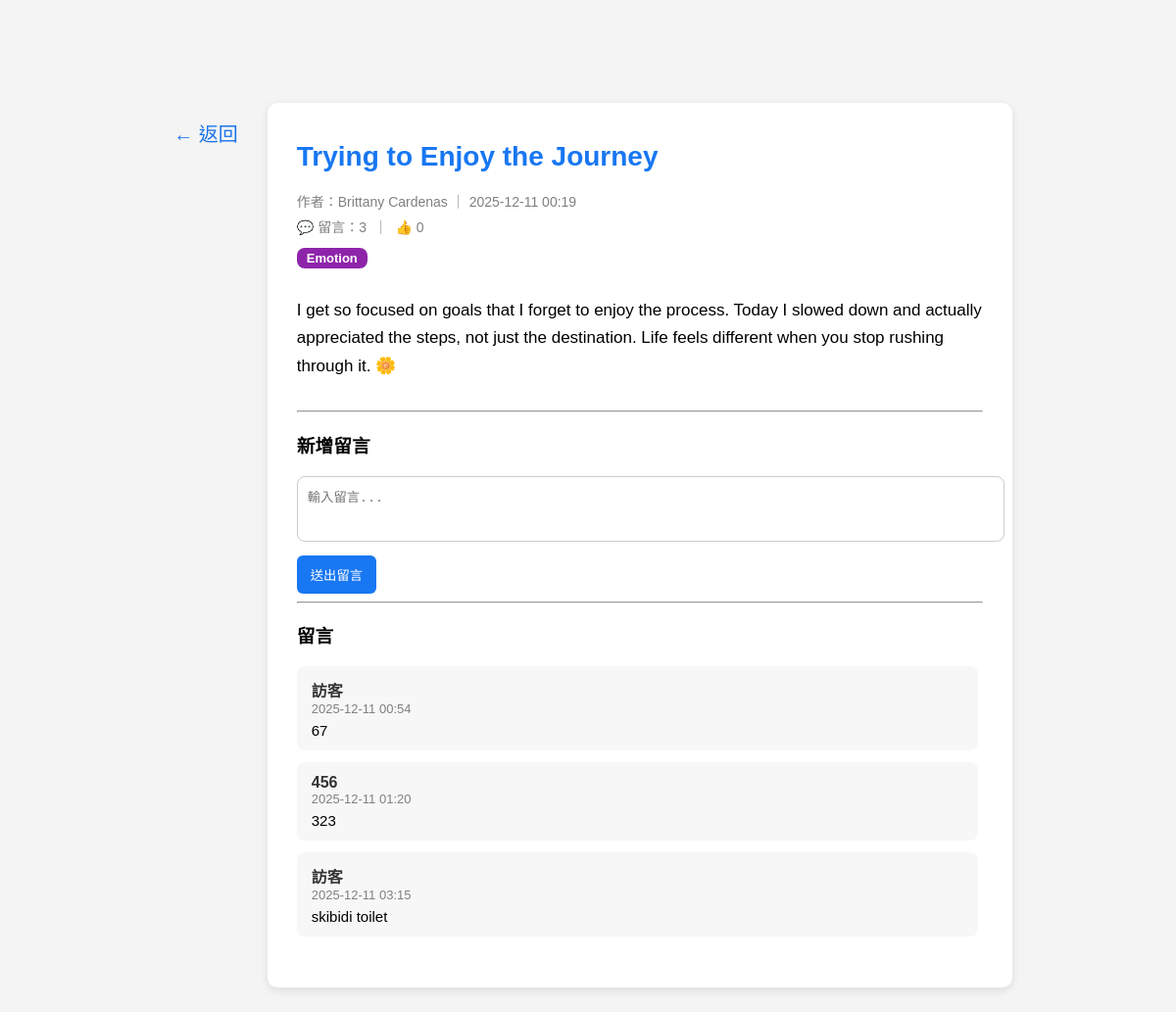
Page /posts/50 on the committed database.
### models/post.py (models this page shows)
class Post(db.Model):
    id = db.Column(db.Integer, primary_key=True)
    title = db.Column(db.String(120), nullable=False)
    content = db.Column(db.Text, nullable=False)
    tag = db.Column(db.String(50), nullable=True)
    created_at = db.Column(db.DateTime, default=datetime.utcnow)
    user_id = db.Column(db.Integer, db.ForeignKey("user.id"), nullable=False)
    user = db.relationship("User", backref="posts")
    comments = db.relationship("Comment", backref="post", cascade="all, delete")
    likes = db.relationship("Like", backref="post", lazy="dynamic")
    @property
    def like_count(self):
        return Like.query.filter_by(post_id=self.id).count()

### models/user.py (models this page shows, shortened)
class User(db.Model, UserMixin):
    id = db.Column(db.Integer, primary_key=True)
    username = db.Column(db.String(50), unique=True, nullable=False)
    email = db.Column(db.String(120), unique=True, nullable=False)
    password = db.Column(db.String(255), nullable=False)
    reset_code = db.Column(db.String(6), nullable=True)
    reset_code_expire = db.Column(db.DateTime, nullable=True)

### models/comment.py (models this page shows)
class Comment(db.Model):
    id = db.Column(db.Integer, primary_key=True)
    content = db.Column(db.Text, nullable=False)
    author = db.Column(db.String(50), nullable=False)
    created_at = db.Column(db.DateTime, default=datetime.utcnow)
    post_id = db.Column(db.Integer, db.ForeignKey("post.id"), nullable=False)

### routes/posts.py (the view, shortened to what this page needs)
@posts_bp.route("/posts/<int:post_id>", methods=["GET", "POST"])
def view_post(post_id):
    post = Post.query.get_or_404(post_id)
    return render_template("post_view.html", post=post)

### templates/post_view.html (shortened to what this page needs)
<!DOCTYPE html>
<html lang="zh-Hant">
<head>
    <link rel="stylesheet" href="/static/style.css">
</head>
<body>
<div class="post-wrapper">
    <a href="/home" class="back-side-btn">← 返回</a>
    <div class="post-card">
        <h1 class="post-title">{{ post.title }}</h1>
        <div class="post-meta">
            作者：{{ post.user.username }}
            ｜ {{ post.created_at.strftime("%Y-%m-%d %H:%M") }}
        </div>
        <div class="post-actions">
            💬 留言：{{ post.comments|length }}
            &nbsp;｜&nbsp;
            {% if current_user.is_authenticated %}
                👍 <span id="like-count">{{ post.like_count }}</span>
                <button class="like-btn" onclick="toggleLike({{ post.id }})">
                    按讚
                </button>
            {% else %}
                👍 {{ post.like_count }}
            {% endif %}
        </div>
        {% if post.tag %}
            <span class="tag-badge tag-{{ post.tag }}">{{ post.tag }}</span>
        {% endif %}
        <p class="post-content">
            {{ post.content | safe }}
        </p>
        <hr>
        <h3>新增留言</h3>
        <form method="POST">
            <textarea name="content" rows="3" placeholder="輸入留言..." required></textarea>
            <button type="submit">送出留言</button>
        </form>
        <hr>
        <h3>留言</h3>
        <div class="comment-container">
            {% if post.comments %}
                {% for c in post.comments %}
                    <div class="comment-box">
                        <div class="comment-author">{{ c.author }}</div>
                        <div class="comment-time">
                            {{ c.created_at.strftime("%Y-%m-%d %H:%M") }}
                        </div>
                        <div class="comment-content">{{ c.content }}</div>
                    </div>
                {% endfor %}
            {% else %}
                <p style="color:gray;">目前沒有留言。</p>
            {% endif %}
        </div>
    </div>
</div>
</body>
</html>

### static/style.css (style rules this page uses)
body { margin: 0; font-family: "Microsoft JhengHei", sans-serif; background: #f4f4f4; padding-top: 65px; }
.post-card { width: 100%; background: white; padding: 20px 30px; border-radius: 10px; box-shadow: 0 3px 10px rgba(0,0,0,0.1); margin-bottom: 25px; }
.tag-badge { display: inline-block; padding: 4px 10px; border-radius: 10px; font-size: 13px; font-weight: bold; margin-bottom: 10px; margin-right: 6px; color: white !important; }
.tag-Emotion { background: #8e24aa !important; }
.comment-container { max-height: 300px; overflow-y: auto; padding-right: 5px; margin-bottom: 20px; }
.comment-box { background: #f7f7f7; padding: 12px 15px; border-radius: 8px; margin-bottom: 12px; }
.comment-author { font-weight: bold; color: #333; }
.comment-time { color: gray; font-size: 13px; }
.comment-content { margin-top: 6px; font-size: 15px; }

### templates/post_view.html (style rules this page uses)
.post-wrapper { display: flex; justify-content: center; gap: 20px; margin-top: 40px; }
.back-side-btn { font-size: 20px; color: #1a73e8; text-decoration: none; padding: 6px 10px; border-radius: 6px; height: fit-content; margin-top: 10px; }
.post-card { width: 700px; background: white; padding: 20px 30px; border-radius: 10px; box-shadow: 0 3px 10px rgba(0,0,0,0.1); }
.post-title { font-size: 28px; color: #1877f2; }
.post-meta { color: gray; margin-bottom: 6px; font-size: 14px; }
.post-actions { font-size: 14px; color: gray; margin-bottom: 12px; }
.tag-badge { display: inline-block; background: #e3f2fd; color: #1565c0; padding: 3px 10px; border-radius: 8px; font-size: 13px; margin-bottom: 12px; }
.post-content { font-size: 17px; line-height: 1.7; margin-bottom: 30px; }
.comment-box { background: #f7f7f7; padding: 12px 15px; border-radius: 8px; margin-bottom: 12px; }
.comment-author { font-weight: bold; color: #333; }
.comment-time { color: gray; font-size: 13px; }
.comment-content { margin-top: 6px; font-size: 15px; }
textarea { width: 100%; padding: 10px; border-radius: 8px; border: 1px solid #ccc; resize: none; }
button { margin-top: 10px; padding: 10px 14px; background: #1877f2; color: white; border: none; border-radius: 6px; cursor: pointer; }
.comment-container { max-height: 300px; overflow-y: auto; margin-bottom: 20px; }

### rows in the picture
Post: title "Trying to Enjoy the Journey", created_at "2025-12-11 00:19", tag "Emotion", content "I get so focused on goals that I forget to enjoy the process. Today I slowed down and actually appreciated the steps, not just the destination. Life feels different when you stop rushing through it. 🌼"
User: user.username "Brittany Cardenas"
Comment: author "訪客", created_at "2025-12-11 00:54", content "67"
Comment: author "456", created_at "2025-12-11 01:20", content "323"
Comment: author "訪客", created_at "2025-12-11 03:15", content "skibidi toilet"

### other values in the picture
{{ post.comments|length }} "3"
{{ post.like_count }} "0"
